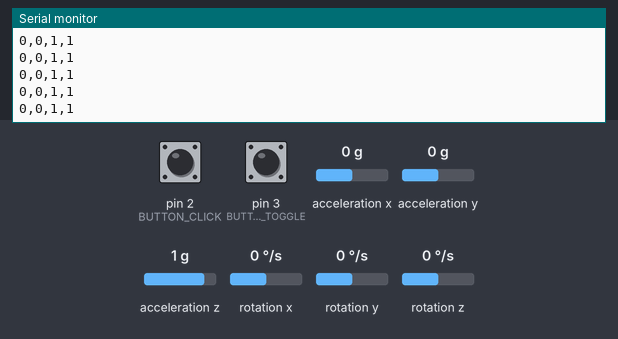
This sketch was run on a simulated Arduino Uno, built with avr-gcc and run on an emulated ATmega328P. On the bench: the last lines printed to the serial monitor. Wiring (inferred from the names in the program): MPU-6050 motion sensor at I2C address 0x68. The test bench sets the inputs (shaded band); at power-on: acceleration x 0 g, pin 2 (BUTTON_CLICK) HIGH, acceleration y 0 g, pin 3 (BUTTON_TOGGLE) HIGH, acceleration z 1 g, rotation x 0 °/s, rotation y 0 °/s, rotation z 0 °/s.

Above: at 1.3 s.
1.4 s: acceleration x set to -1.4 g
At 2.3 s:
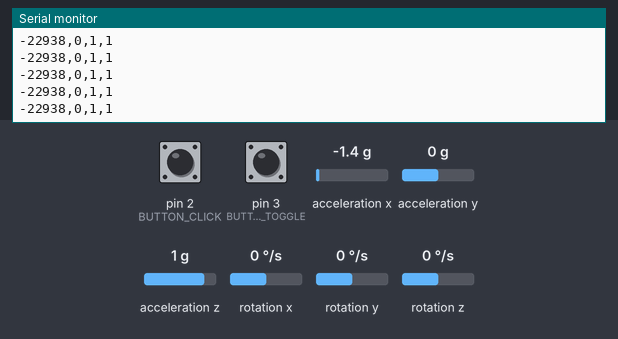
2.9 s: pin 2 (BUTTON_CLICK) pulled LOW for 0.15 s
6.0 s: acceleration y set to -1.4 g
At 7.0 s:
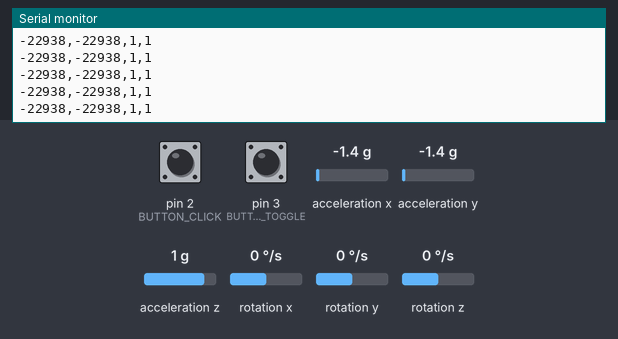
9.0 s: acceleration x set to 0 g
At 9.7 s:
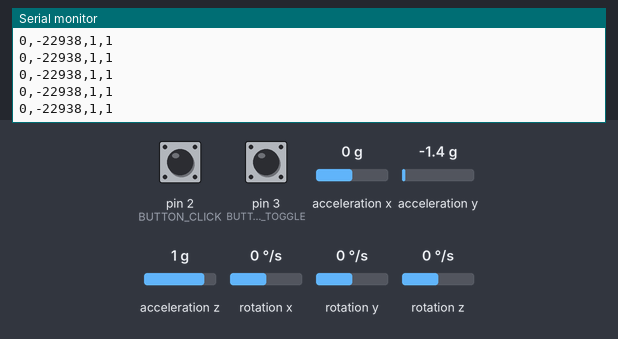
12.0 s: pin 3 (BUTTON_TOGGLE) pulled LOW for 0.15 s
15.1 s: acceleration y set to 0 g
At 15.9 s:
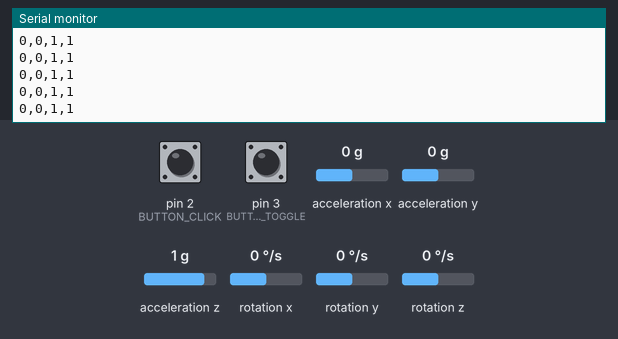

The sketch:

motionsyncreader.ino
```cpp
#include <Wire.h>

const int MPU_ADDR = 0x68;
const int BUTTON_CLICK = 2;
const int BUTTON_TOGGLE = 3;

int16_t accel_x, accel_y, accel_z;
int16_t temperature;
int16_t gyro_x, gyro_y, gyro_z;

void setup() {
  Serial.begin(9600);
  Wire.begin();

  pinMode(BUTTON_CLICK, INPUT_PULLUP);
  pinMode(BUTTON_TOGGLE, INPUT_PULLUP);

  // Wake up the MPU6050
  Wire.beginTransmission(MPU_ADDR);
  Wire.write(0x6B);
  Wire.write(0);
  Wire.endTransmission(true);

  delay(100);
}

void loop() {
  Wire.beginTransmission(MPU_ADDR);
  Wire.write(0x3B);
  Wire.endTransmission(false);

  byte count = Wire.requestFrom(MPU_ADDR, 14, true);

  if (count == 14) {
    accel_x = (int16_t)(Wire.read() << 8 | Wire.read());
    accel_y = (int16_t)(Wire.read() << 8 | Wire.read());
    accel_z = (int16_t)(Wire.read() << 8 | Wire.read());

    temperature = (int16_t)(Wire.read() << 8 | Wire.read());

    gyro_x = (int16_t)(Wire.read() << 8 | Wire.read());
    gyro_y = (int16_t)(Wire.read() << 8 | Wire.read());
    gyro_z = (int16_t)(Wire.read() << 8 | Wire.read());

    int clickState = digitalRead(BUTTON_CLICK);
    int toggleState = digitalRead(BUTTON_TOGGLE);

    // Format: accel_x,accel_y,clickState,toggleState
    Serial.print(accel_x);
    Serial.print(",");
    Serial.print(accel_y);
    Serial.print(",");
    Serial.print(clickState);
    Serial.print(",");
    Serial.println(toggleState);
  }

  delay(20);
}
```

Measured:
- after the input at 1.4 s, the serial monitor: prints a new line at once (image 1)
- after the input at 6.0 s, the serial monitor: prints a new line at once (image 2)
- after the input at 9.0 s, the serial monitor: prints a new line at once (image 3)
- after the input at 15.1 s, the serial monitor: prints a new line at once (image 4)
